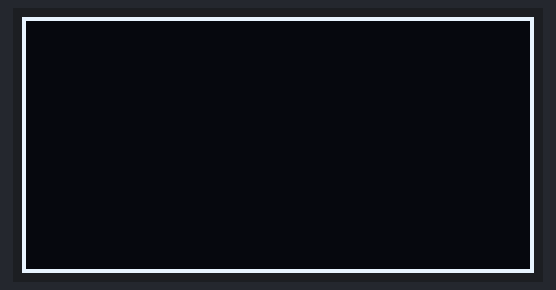
Recording of a sketch running on a simulated ESP8266 (NodeMCU). On the bench: 128×64 one-colour display. What the sketch prints to the serial monitor is not drawn.

Above: at 0.21 s.
At 1.17 s:
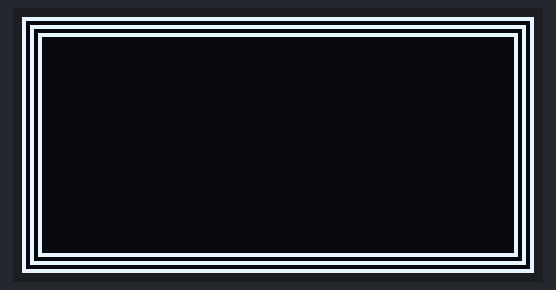
At 2.15 s:
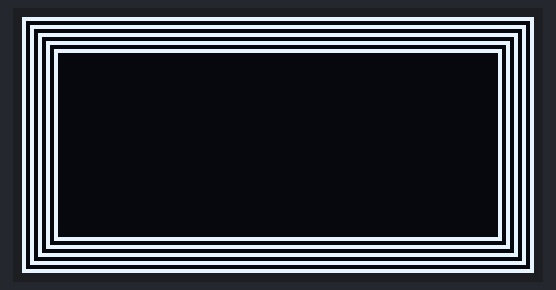

The sketch:

two_display_demo.ino
```cpp
/**
 * Draw a rectangle demo on each of two SSD1306.  They have the same i2c address (0x3C)
 * so we switch back and forth between two sets of i2c pins on each loop.
 *
 * The SCL pin is shared between the two displays so only 3 pins are needed.
 *
 * Adafruit rules.  I couldn't do this without their libraries.
 */


#include <Wire.h>
#include <Adafruit_SSD1306.h>

Adafruit_SSD1306 display;

#define SDA1 D2
#define SDA2 D3
#define SCL D1

void setup()   {
  Serial.begin(115200);
}

int toggle = true;

void loop() {
  if (toggle) {
    Serial.println("SDA1, SCL...");
    Wire.begin(SDA1, SCL);
    Adafruit_SSD1306 display(SDA1);
  } else {
    Serial.println("SDA2, SCL...");
    Wire.begin(SDA2, SCL);
    Adafruit_SSD1306 display(SDA2);
  }
  toggle = !toggle;
  display.begin(SSD1306_SWITCHCAPVCC, 0x3C);

  // draw rectangles
  display.clearDisplay();
  testdrawrect();
}

void testdrawrect(void) {
  for (int16_t i=0; i<display.height()/2; i+=2) {
    display.drawRect(i, i, display.width()-2*i, display.height()-2*i, WHITE);
    display.display();
    delay(1);
  }
}
```

Measured:
- by itself, everything shown: repeats every 2.3 s, in 7 steps
